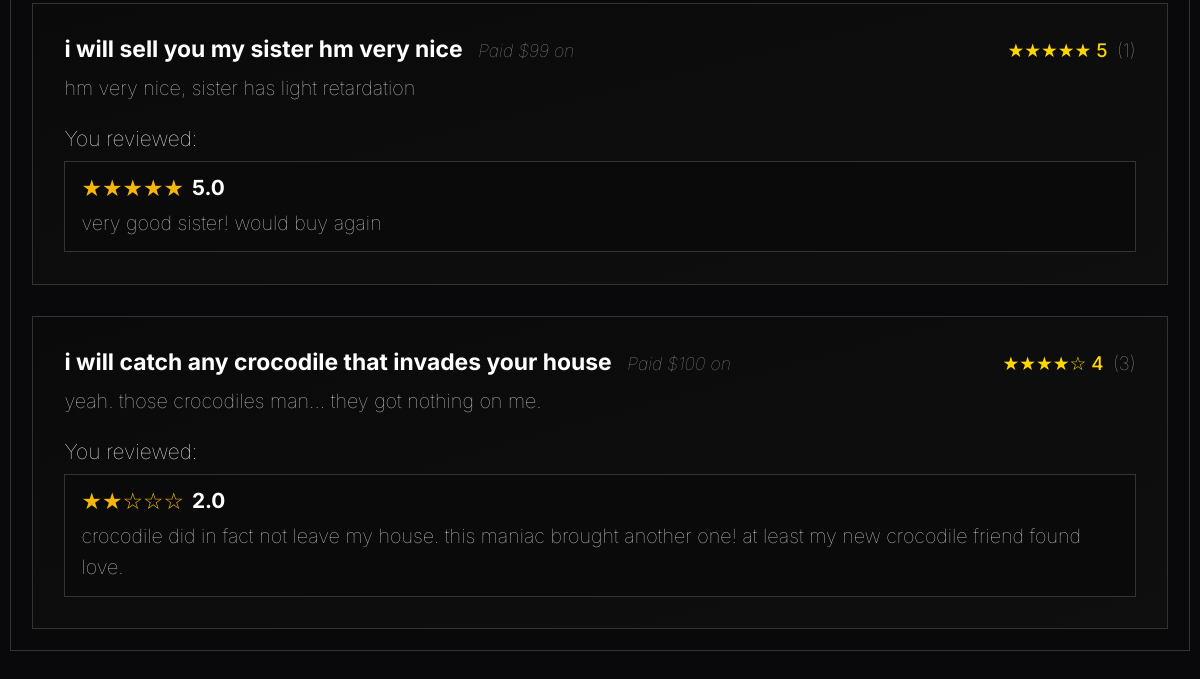
Page /pages/profile.php (signed in, lower part) on the earlier database version.
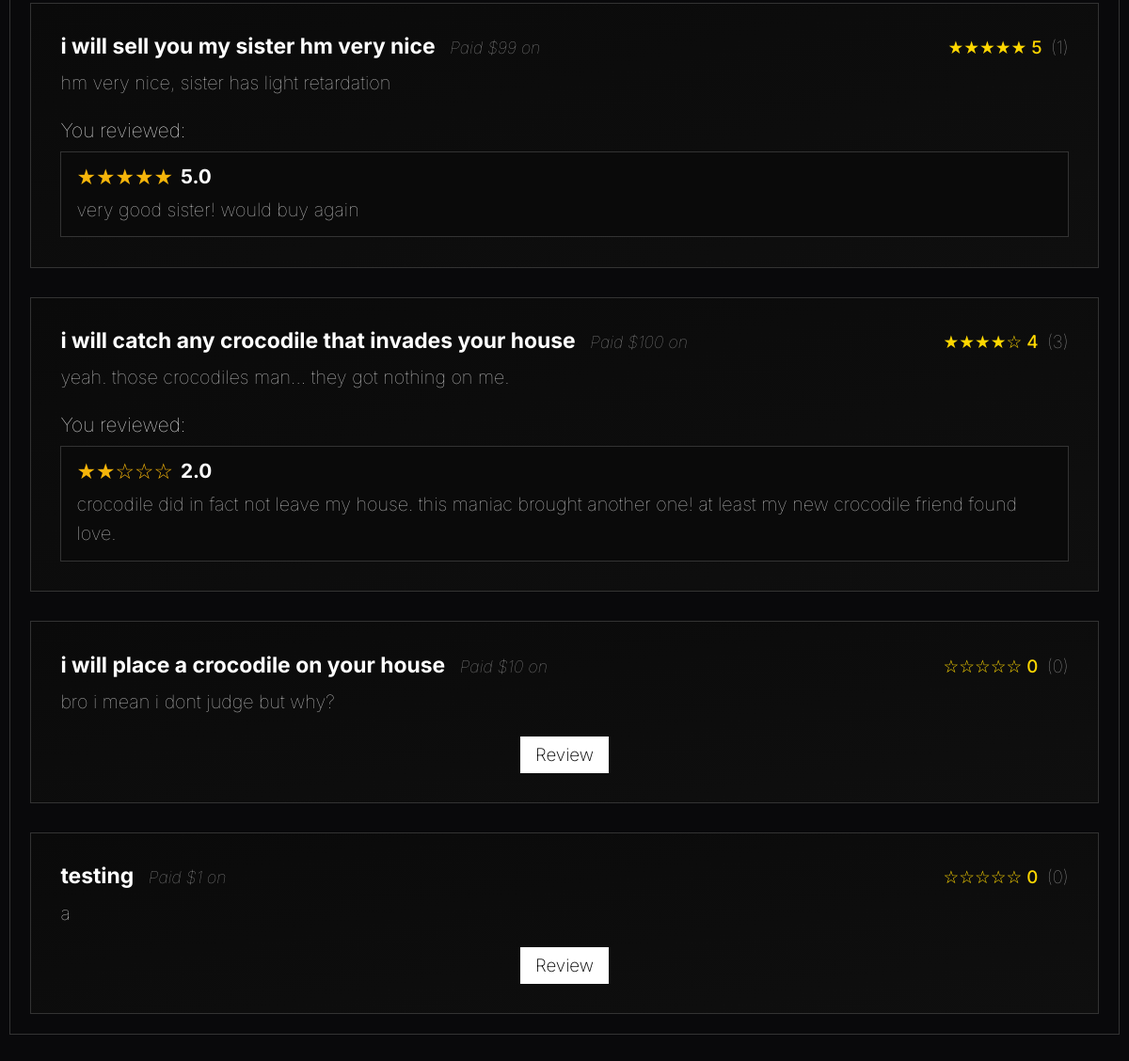
Same page on the later database version.
### tables this page shows
CREATE TABLE services_list
(
    service_id INTEGER PRIMARY KEY AUTOINCREMENT,
    freelancer_id INTEGER NOT NULL,

    service_title TEXT NOT NULL,
    service_price REAL NOT NULL,
    service_info TEXT NOT NULL,
    service_eta INTEGER NOT NULL,
    service_category TEXT NOT NULL,

    service_delisted BOOLEAN DEFAULT FALSE NOT NULL,

    service_picture BLOB DEFAULT NULL,

    FOREIGN KEY(freelancer_id) REFERENCES user_registry(user_id)
);

CREATE TABLE purchases
(
    purchase_id INTEGER PRIMARY KEY AUTOINCREMENT,
    client_id INTEGER NOT NULL,
    service_id INTEGER NOT NULL,
    completed BOOLEAN DEFAULT FALSE,

    review_text TEXT DEFAULT NULL,
    review_rating INTEGER DEFAULT NULL,

    FOREIGN KEY(client_id) REFERENCES user_registry(user_id),
    FOREIGN KEY(service_id) REFERENCES services_list(service_id)
);

### utils/session.php (called while the page is built, shortened)
<?php
class Session {
    private static ?Session $instance = null;
    public static function getInstance(): Session {
        if (self::$instance === null) {
            self::$instance = new Session();
        }
        return self::$instance;
    }
    public function getUser() {
        return $_SESSION["user"] ?? null;
    }
}
?>

### database/user_class.php (called while the page is built, shortened)
<?php
class User {
    public static function get_user_purchases($user_id) {
        $db = Database::getInstance();
        $stmt = $db->prepare('SELECT * FROM purchases WHERE client_id = ?');
        $stmt->execute([$user_id]);
        return $stmt->fetchAll();
    }
}

### database/service_class.php (called while the page is built, shortened)
<?php
class Service {
    public function __construct(
        int $id,
        int $freelancer_id,
        string $title,
        float $price,
        string $info,
        int $eta,
        string $category,
        bool $delisted = false,
        $picture = null
    ) {
        $this->id = $id;
        $this->title = $title;
        $this->price = $price;
        $this->info = $info;
    }
    public static function get_by_id($service_id) {
        $db = Database::getInstance();
        $stmt = $db->prepare('SELECT * FROM services_list WHERE service_id = ?');
        $stmt->execute([$service_id]);
        $service = $stmt->fetch();
        return new Service(
            $service['service_id'],
            $service['freelancer_id'],
            $service['service_title'],
            $service['service_price'],
            $service['service_info'],
            (int)$service['service_eta'],
            $service['service_category'],
            (bool)$service['service_delisted'],
            $service['service_picture'] ?? null
        );
    }
    public static function getServiceRatingInfo(int $service_id): array {
        $db = Database::getInstance();
        $stmt = $db->prepare('SELECT AVG(review_rating) as avg_rating, COUNT(review_rating) as num_reviews FROM purchases WHERE service_id = ? AND review_rating IS NOT NULL');
        $stmt->execute([$service_id]);
        $row = $stmt->fetch();
        $count = $row ? (int)$row['num_reviews'] : 0;
        $avg = ($row && $row['avg_rating'] !== null && $count > 0) ? round((float)$row['avg_rating'], 1) : 0.0;
        return ['avg' => $avg, 'count' => $count];
    }
    public static function getStars(float $rating): string {
        $stars = '';
        for ($i = 1; $i <= 5; $i++) {
            if ($rating >= $i) {
                $stars .= '★';
            } else {
                $stars .= '☆';
            }
        }
        return $stars;
    }
}

### templates/profile_purchase_card.php (the view, shortened to what this page needs)
<?php
function drawProfilePurchaseCard($purchase, $service, $is_completed) {
    require_once __DIR__ . '/../database/service_class.php';
    $paid = number_format($purchase['paid_amount'] ?? $service->price, 0);
    $date = isset($purchase['purchase_date']) ? date('d/m/Y', strtotime($purchase['purchase_date'])) : '';
    $service_url = '../pages/service.php?id=' . urlencode($service->id);
    $has_review = isset($purchase['review_rating']) && $purchase['review_rating'] !== null;
    $rating_info = Service::getServiceRatingInfo($service->id);
    ?>
    <div class="work-item">
      <div class="work-header">
          <div class="work-title-group">
              <h3><a href="<?= $service_url ?>" class="service-title-link" style="text-decoration:none;color:inherit;">
                <?= htmlspecialchars($service->title) ?>
              </a></h3>
              <span class="work-date">Paid $<?= $paid ?> on <?= $date ?></span>
          </div>
          <div class="work-rating">
              <?= $rating_info['avg'] !== null ? Service::getStars((float)$rating_info['avg']) . '   ' . htmlspecialchars($rating_info['avg']) : '–' ?>
              <span style="font-weight: 100; color: #999">
                (<?= $rating_info['count'] ?>)
              </span>
          </div>
      </div>
      <p class="work-description">
          <?= nl2br(htmlspecialchars($service->info)) ?>
      </p>
      <?php if ($has_review): ?>
        <label class="review-label">You reviewed:</label>
        <div class="review-block">
          <div style="display: flex; align-items: center; gap: 8px;">
            <span class="review-stars">
              <?= Service::getStars((float)$purchase['review_rating']) ?>
            </span>
            <span class="review-score"><?= number_format((float)$purchase['review_rating'], 1) ?></span>
          </div>
          <p class="review-text"><?= htmlspecialchars($purchase['review_text']) ?></p>
        </div>
      <?php elseif (!$is_completed): ?>
          <button class="review-btn" disabled>Review after delivery</button>
      <?php else: ?>
           <button class="review-btn" type="button">Review</button>
      <?php endif; ?>
    </div>
    <?php
}

### pages/profile.php (shortened to what this page needs)
<?php
$is_own_profile = false;
if (!empty($_GET['id'])) {
    $profile_user_id = intval($_GET['id']);
} else {
    require_once '../utils/session.php';
    $session = Session::getInstance();
    if ($session->isLoggedIn()) {
        $profile_user_id = $session->getUser()['user_id'];
        $is_own_profile = true;
    } else {
        echo '<main><div class="profile-container"><h2>User not found.</h2></div></main>';
        exit;
    }
}
require_once '../templates/common.php';
require_once '../database/user_class.php';
require_once '../database/service_class.php';
require_once '../templates/profile_purchase_card.php';
$db = Database::getInstance();
$stmt = $db->prepare('SELECT * FROM user_registry WHERE user_id = ?');
$stmt->execute([$profile_user_id]);
if ($session && $session->isLoggedIn()) {
    $is_own_profile = ($session->getUser()['user_id'] == $profile_user_id);
}
$user_purchases = User::get_user_purchases($profile_user_id);
$ongoing_purchases = [];
$past_purchases = [];
foreach ($user_purchases as $purchase) {
    if (!empty($purchase['service_id'])) {
        $service = Service::get_by_id($purchase['service_id']);
        if ($service) {
            if ($purchase['completed']) {
                $past_purchases[] = ['purchase' => $purchase, 'service' => $service];
            } else {
                $ongoing_purchases[] = ['purchase' => $purchase, 'service' => $service];
            }
        }
    }
}
?>
<!DOCTYPE html>
<html lang="en">
  <head>
    <link rel="stylesheet" href="../css/styles.css" />
    <link rel="stylesheet" href="../css/profile.css" />
  </head>
  <body>
    <main>
      <div class="profile-container">
          <?php if ($is_own_profile): ?>
            <div class="profile-section">
              <div class="recent-work">
                <?php if (!empty($past_purchases)) {
                  foreach ($past_purchases as $item) {
                    drawProfilePurchaseCard($item['purchase'], $item['service'], true);
                  }
                } else {
                  echo '<p style="color:#888;">No past purchases.</p>';
                } ?>
              </div>
            </div>
          <?php endif; ?>
        </div>
    </main>
  </body>
</html>

### css/styles.css (style rules this page uses)
html, body { margin: 0; padding: 0; height: 100%; box-sizing: border-box; overflow-y: auto; }
*, *::before, *::after { box-sizing: inherit; }
body { font-family: "Inter", Courier, monospace; font-weight: 100; font-size: 1.3em; background-color: #09090b; color: #ffffff; position: relative; min-height: 100vh; overflow-x: hidden; }
main { text-align: center; margin-top: 10vh; }
main p { margin: 0; font-size: 2em; }

### css/profile.css (style rules this page uses)
.profile-container { max-width: 1200px; margin: 3em auto 0 auto; padding: 0 0.5em 5em 0.5em; }
.profile-section { padding: 1.5em 1em 1em 1em; margin-bottom: 2em; border: 1px solid #333333; background-color: #09090b; transition: border-color 0.3s ease, box-shadow 0.3s ease; }
.profile-section p { line-height: 1.6; color: #cccccc; font-size: 0.95em; margin: 0; padding: 0; text-align: left; }
.recent-work { display: flex; flex-direction: column; gap: 1.5em; }
.work-item { padding: 1.5em; border: 1px solid #333333; background: linear-gradient(to bottom right, #0a0a0a, #0f0f0f); transition: all 0.3s ease; position: relative; overflow: hidden; }
.work-header { display: flex; justify-content: space-between; align-items: baseline; margin-bottom: 0.5em; }
.work-title-group { display: flex; align-items: baseline; gap: 0.75em; }
.work-item h3 { font-size: 1.1em; font-weight: bold; margin: 0; text-align: left; color: #ffffff; }
.work-date { color: #888888; font-size: 0.85em; font-style: italic; }
.work-rating { color: #ffd700; font-size: 0.9em; font-weight: 500; display: flex; align-items: center; gap: 0.5em; }
.work-description { margin-bottom: 1.5em; line-height: 1.6; color: #dddddd; font-size: 0.95em; }
.review-label { margin-top: 1em; color: #ffffff; text-align: left; display: block; width: 100%; padding-left: 0; }
.review-block { margin-top: 10px; background-color: #0a0a0a; color: #ffffff; border-radius: 0px; border: 1px solid #333333; padding: 12px 16px; }
.review-block .review-stars { font-size: 1.1em; color: #f5b50a; }
.review-block .review-score { font-weight: bold; }
.review-block .review-text { margin: 6px 0 0 0; }
.review-btn { margin-top: 20px; font-family: Inter; font-weight: 200; padding: 20px 40px; font-size: 0.9em; background: white; color: black; border: none; padding: 8px 16px; cursor: pointer; transition: background 0.2s; }

Differences in the rows shown:
now on this page (row unchanged): services_list: service_title "i will place a crocodile on your house", service_price "10", service_info "bro i mean i dont judge but why?"
added services_list: service_title "testing", service_price "1", service_info "a"
Other differences:
new list line: "Paid $ on ☆☆☆☆☆ 0 ( 0 ) Review"
